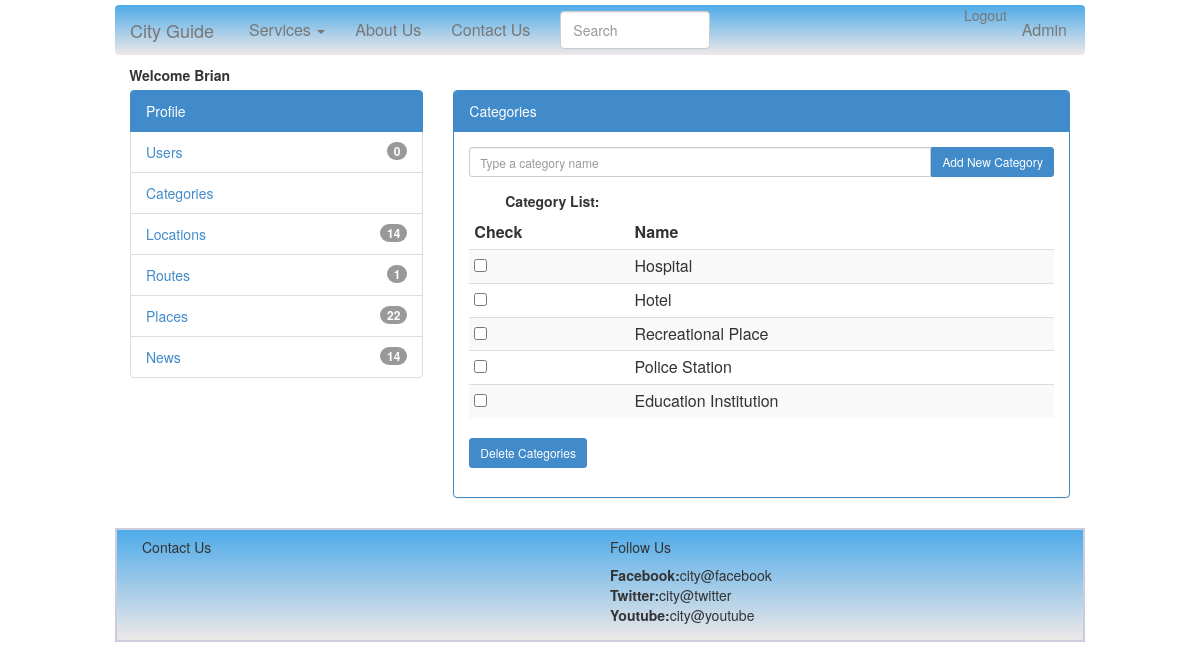
/admin.php?panel=categorypanel (signed in), run on the app's committed database.
### tables this page shows
CREATE TABLE IF NOT EXISTS `category` (
  `id` int(11) NOT NULL AUTO_INCREMENT,
  `name` varchar(50) NOT NULL,
  PRIMARY KEY (`id`)
);

### inc/DAO/categoryDAO.php (called while the page is built, shortened)
<?php
class categoryDAO
{
	function getcategories()
	{
		$getcategoriesquery = "SELECT * FROM category";
		$categoriesresult = mysql_query($getcategoriesquery) or DIE(mysql_error());
		$categories = null;
		while($data = mysql_fetch_array($categoriesresult))
		{
			$categories[] = $data;
		}
		if ($categories == null)
		{
			echo "There are no categories, please add new categories";
		}
		else
		{
			return $categories;
		}
	}
}
?>

### inc/views/categorypanel.php (the view, shortened to what this page needs)
<div class="panel panel-primary" id="categoriespanel">
  <div class="panel-heading"> Categories</div>
  <div class="panel-body">
    <form method="post" action="../inc/BL/categoryBL.php">
      <div class="input-group ">
       <input type="text" name="categoryname" class="form-control input-small" placeholder="Type a category name" />
       <span class="input-group-btn">
       <input type="submit" value="Add New Category" class="btn btn-primary btn-small" />
       </span>
     </div>
   </form>
   <label><b>Category List:</b>
   ?></label>
   <form method="post" action="inc/BL/categoryBL.php">
    <table class="table table-condensed table-striped">
      <thead>
        <tr style="text-align:left;">
          <th>Check</th>
          <th>Name</th>
        </tr>
      </thead>
      <?php
      $categories = $categoryDAO->getcategories();
      if ($categories != null)
      {
        foreach($categories as $category)
        {
          ?>
          <tr>
            <td><input type="checkbox" name="categories[]" value="<?php echo $category['id']?>"</td>
            <td><?php echo $category['name']?></td>
          </tr>
          <?php
        }
      }
      ?>
    </table>
    <input type="submit" class="btn btn-primary btn-small" value="Delete Categories" />
  </form>
</div>
</div>

### css/admin.css (style rules this page uses)
label { min-width:130px; max-width:400px; margin-right:10px; text-align: right; }

### data on the page
category: name "Hospital"
category: name "Hotel"
category: name "Recreational Place"
category: name "Police Station"
category: name "Education Institution"

### other printed values
$_SESSION['user']['firstname'] "Brian"
$newusercount "0"
